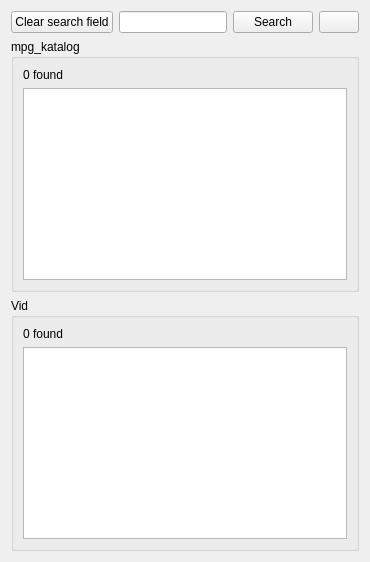
       <widget class="QWidget" name="tab_3">
        <attribute name="title">
         <string>Search file</string>
        </attribute>
        <layout class="QGridLayout" name="gridLayout_9">
         <item row="0" column="0">
          <layout class="QVBoxLayout" name="verticalLayout_9">
           <item>
            <layout class="QHBoxLayout" name="horizontalLayout_11">
             <item>
              <widget class="QPushButton" name="pushButtonClear">
               <property name="toolTip">
                <string>Strg+L</string>
               </property>
               <property name="text">
                <string>Clear search field</string>
               </property>
               <property name="shortcut">
                <string>Ctrl+L</string>
               </property>
              </widget>
             </item>
             <item>
              <widget class="QLineEdit" name="lineEditSuchen">
               <property name="whatsThis">
                <string>Search field</string>
               </property>
              </widget>
             </item>
             <item>
              <widget class="QPushButton" name="pushButtonSuchen">
               <property name="whatsThis">
                <string>Execute search</string>
               </property>
               <property name="text">
                <string>Search</string>
               </property>
               <property name="shortcut">
                <string>Return</string>
               </property>
              </widget>
             </item>
             <item>
              <widget class="QPushButton" name="pushButtonUebernehmen">
               <property name="toolTip">
                <string>Adopt file name in the search field, Ctrl+PageUp</string>
               </property>
               <property name="whatsThis">
                <string>Adopt file name in the search field</string>
               </property>
               <property name="text">
                <string/>
               </property>
               <property name="icon">
                <iconset>
                 <activeon>pypordb/go-up.svg</activeon>
                </iconset>
               </property>
               <property name="shortcut">
                <string>Ctrl+PgUp</string>
               </property>
              </widget>
             </item>
            </layout>
           </item>
           <item>
            <layout class="QVBoxLayout" name="verticalLayout_3">
             <item>
              <widget class="QGroupBox" name="groupBox_2">
               <property name="title">
                <string>mpg_katalog</string>
               </property>
               <layout class="QGridLayout" name="gridLayout_7">
                <item row="0" column="0">
                 <layout class="QVBoxLayout" name="verticalLayout_8">
                  <item>
                   <widget class="QLabel" name="labelMpgGefunden">
                    <property name="text">
                     <string>0 found</string>
                    </property>
                   </widget>
                  </item>
                  <item>
                   <widget class="QTableWidget" name="tableWidget">
                    <property name="toolTip">
                     <string>Search result from file catalog</string>
                    </property>
                   </widget>
                  </item>
                 </layout>
                </item>
               </layout>
              </widget>
             </item>
             <item>
              <widget class="QGroupBox" name="groupBox_3">
               <property name="title">
                <string>Vid</string>
               </property>
               <layout class="QGridLayout" name="gridLayout_8">
                <item row="0" column="0">
                 <layout class="QVBoxLayout" name="verticalLayout_7">
                  <item>
                   <widget class="QLabel" name="labelVidGefunden">
                    <property name="text">
                     <string>0 found</string>
                    </property>
                   </widget>
                  </item>
                  <item>
                   <widget class="QTableWidget" name="tableWidget1">
                    <property name="toolTip">
                     <string>Search result from database</string>
                    </property>
                   </widget>
                  </item>
                 </layout>
                </item>
               </layout>
              </widget>
             </item>
            </layout>
           </item>
          </layout>
         </item>
        </layout>
       </widget>
